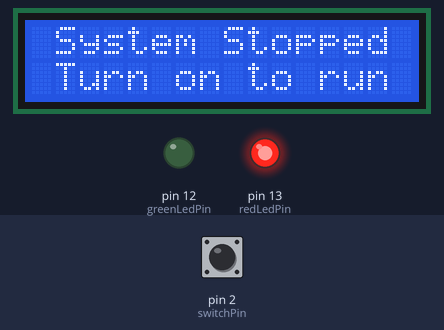
Simulated run of this sketch. Board: Arduino Uno, built with avr-gcc and run on an emulated ATmega328P. Shown: 16×2 character LCD, output pins drawn as LEDs (lit = HIGH). The inputs (shaded band) are chosen by the test bench; at power-on: pin 2 (switchPin) HIGH.

Above: at 1.2 s.
1.3 s: pin 2 (switchPin) pulled LOW for 3.2 s
At 1.8 s:
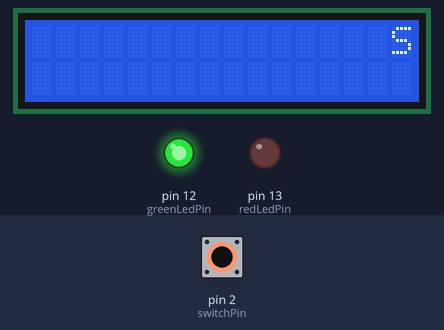
6.0 s: pin 2 (switchPin) driven LOW
At 6.81 s:
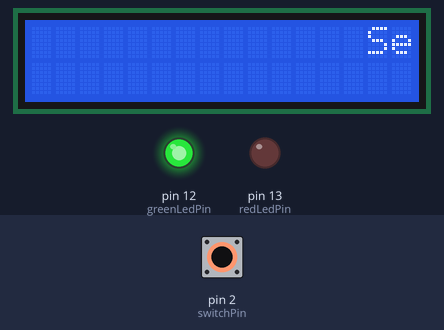
9.0 s: pin 2 (switchPin) driven HIGH
At 9.8 s:
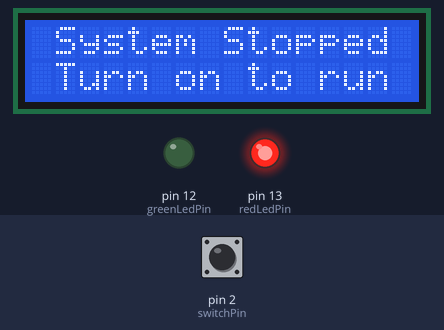
Timing chart, 0 to 12.0 s (numbered marks = the images above; inputs shaded):
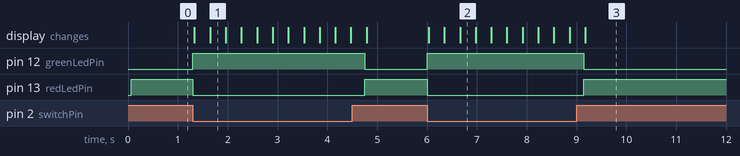

The sketch:

lcd_switch_project.ino
```cpp
#include <Wire.h>
#include <LiquidCrystal_I2C.h>

// Set the LCD I2C address to 0x27, with a size of 16 columns and 2 rows
// 设置LCD I2C地址为0x27，尺寸为16列2行
LiquidCrystal_I2C lcd(0x27, 16, 2);

const int switchPin = 2;    // Toggle switch connected to digital pin 2 (拨动开关引脚)
const int greenLedPin = 12; // Green LED for RUNNING state (绿灯代表运行状态，引脚12)
const int redLedPin = 13;   // Red LED for STOPPED state (红灯代表停止状态，引脚13)

String message = "Selamat datang ke Politeknik Ibrahim Sultan"; // Welcome message to scroll

// Record the last switch state to avoid flickering when static
// 记录上一次的开关状态，用于防止静态时的无意义刷新闪烁
int lastSwitchState = -1;

void setup() {
  lcd.init();          // Initialize the LCD screen (初始化LCD屏幕)
  lcd.backlight();     // Turn on the LCD backlight (打开LCD背光)

  pinMode(switchPin, INPUT_PULLUP); // Activate internal pull-up resistor on pin 2 (激活内部上拉电阻)
  pinMode(greenLedPin, OUTPUT);     // Set green LED pin as output (设置绿灯引脚为输出)
  pinMode(redLedPin, OUTPUT);       // Set red LED pin as output (设置红灯引脚为输出)
}

void loop() {
  // Read current state of toggle switch (读取当前拨动开关状态)
  int currentSwitchState = digitalRead(switchPin);

  // If the switch is ON (LOW)
  // 如果开关处于 ON 状态（低电平 LOW）
  if (currentSwitchState == LOW) {
    // Turn ON Green LED, turn OFF Red LED (绿灯亮，红灯灭)
    digitalWrite(greenLedPin, HIGH);
    digitalWrite(redLedPin, LOW);

    // Execute marquee scrolling with controlled speed
    // 运行调整好速度的跑马灯滚动
    scrollMessageClassic(message);

    // Update state record (更新状态记录)
    lastSwitchState = LOW;
  }
  else {
    // If the switch is OFF (HIGH)
    // 如果开关处于 OFF 状态（断开，电平为 HIGH）

    // Turn OFF Green LED, turn ON Red LED (绿灯灭，红灯亮)
    digitalWrite(greenLedPin, LOW);
    digitalWrite(redLedPin, HIGH);

    // Refresh display only ONCE when transitioning to OFF to prevent static flickering
    // 状态切换至 OFF 时仅清屏并重绘一次，保持画面静止且彻底无闪烁
    if (lastSwitchState != HIGH) {
      lcd.clear();
      lcd.setCursor(0, 0);
      lcd.print(" System Stopped ");
      lcd.setCursor(0, 1);
      lcd.print(" Turn on to run ");

      lastSwitchState = HIGH;
    }
  }
}

// Custom function: Classic marquee scrolling without second-line status text
// 自定义函数：移除第二行状态文字的经典跑马灯滚动
void scrollMessageClassic(String msg) {
  // Pad the message with 16 spaces on both ends for smooth entry and exit
  // 在字符串前后加上 16 个空格，使文字自然进出 16 列屏幕
  String paddedMsg = "                " + msg + "              ";

  // Loop through the padded string
  for (int i = 0; i <= paddedMsg.length() - 16; i++) {
    // Immediate check during scroll: exit loop immediately if switch is flipped OFF
    // 滚动中途检测：若开关切到 OFF，立即跳出循环停止
    if (digitalRead(switchPin) == HIGH) {
      break;
    }

    // Extract a 16-character slice of the message
    // 截取 16 个字符宽度的窗口
    String displayWindow = paddedMsg.substring(i, i + 16);

    // Clear and print for the retro digital display movement
    // 清屏并打印
    lcd.clear();
    lcd.setCursor(0, 0);
    lcd.print(displayWindow);

    // Second line left blank for a clean display
    // 第二行保持留空，使屏幕更加干净简洁
    lcd.setCursor(0, 1);
    lcd.print("                ");

    // Delay set to 280ms for a balanced, comfortable scrolling rhythm
    // 延迟设置为 280ms
    delay(280);
  }
}
```

Measured:
- after the input at 1.3 s, pin 12 (greenLedPin): LOW → HIGH at once, → LOW 3.5 s later; pin 13 (redLedPin): HIGH → LOW at once, → HIGH 3.5 s later; the display: first changes at once (image 1 shows a later state)
- after the input at 6.0 s, pin 12 (greenLedPin): LOW → HIGH at once; pin 13 (redLedPin): HIGH → LOW at once; the display: first changes at once (image 2 shows a later state)
- after the input at 9.0 s, pin 12 (greenLedPin): HIGH → LOW after 0.14 s; pin 13 (redLedPin): LOW → HIGH after 0.14 s; the display: changes after 0.17 s (image 3)
